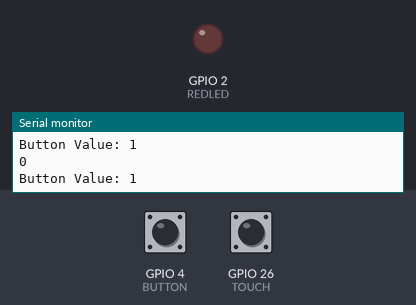
The sketch below on a simulated ESP32. On the bench: output pins drawn as LEDs (lit = HIGH), the last lines printed to the serial monitor. The inputs (shaded band) are chosen by the test bench; at power-on: GPIO 4 (BUTTON) HIGH, GPIO 26 (TOUCH) LOW.

Above: at 1.2 s.
1.3 s: GPIO 4 (BUTTON) pulled LOW for 0.15 s
At 2.5 s:
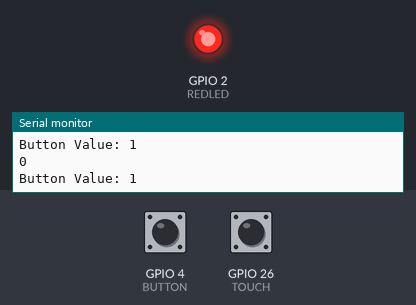
2.9 s: GPIO 26 (TOUCH) pulled HIGH for 0.15 s
At 4.1 s:
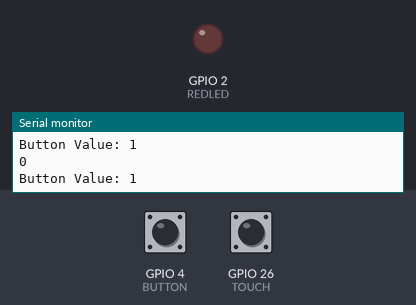
6.0 s: GPIO 4 (BUTTON) pulled LOW for 1 s
At 6.5 s:
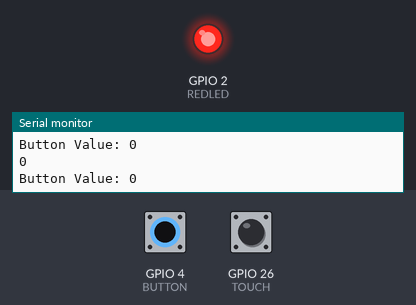
Timing chart, 0 to 9.0 s (numbered marks = the images above; inputs shaded):
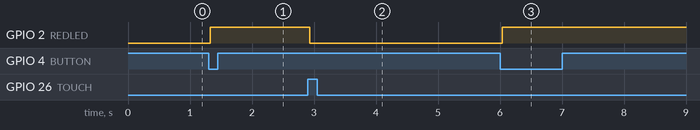

Measured:
- after the input at 1.3 s, GPIO 2 (REDLED): LOW → HIGH at once
- after the input at 2.9 s, GPIO 2 (REDLED): HIGH → LOW at once
- after the input at 6.0 s, GPIO 2 (REDLED): LOW → HIGH at once

The sketch:

buttonpin_BUTTON-ON_TOUCH-OFF__merge___.ino
```cpp
#define BUTTON 4
#define TOUCH 26
#define REDLED 2


void setup() {
  // put your setup code here, to run once:
pinMode(REDLED,OUTPUT);
pinMode(BUTTON,INPUT);
pinMode(TOUCH,INPUT);
Serial.begin(9600);

}

void loop() {
  // put your main code here, to run repeatedly:
int state1 = digitalRead(BUTTON);
int state2 = digitalRead(TOUCH);
Serial.print("Button Value: ");
Serial.println(state1);
Serial.println(state2);
if(state1==0)
{
digitalWrite(REDLED,HIGH);
}
else if(state2==1)
{
  digitalWrite(REDLED,LOW);
}

}
```
